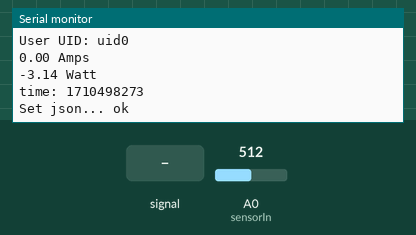
A sketch run on a simulated ESP8266 (NodeMCU). Parts: the last lines printed to the serial monitor. The inputs (shaded band) are chosen by the test bench; at power-on: A0 (sensorIn) = 512. WiFi joins after 1.5 s; servers stay silent unless stated; network time is answered at once with the bench clock; the local clock reads 2024-03-15 10:24:30 at power-on unless the sketch sets it.

Above: at 3.2 s.
3.3 s: A0 (sensorIn) fed a 200 Hz sine of ±81 counts around its level
At 4.6 s:
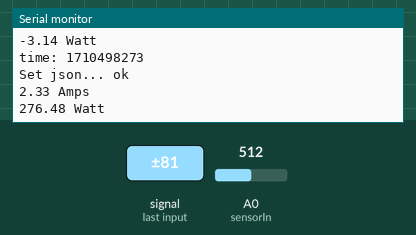
4.8 s: A0 (sensorIn) set to 716
At 5.8 s:
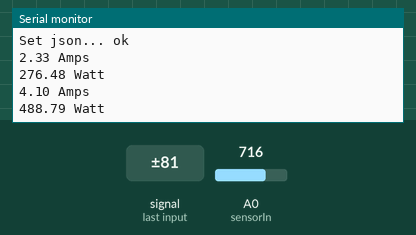
6.3 s: A0 (sensorIn) fed a 1000 Hz sine of ±255 counts around its level
At 7.6 s:
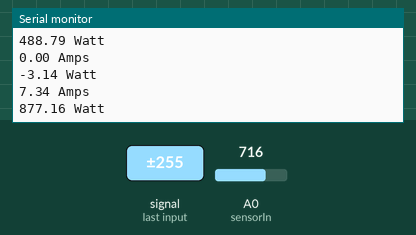
7.8 s: A0 (sensorIn) set to 1010
At 9.0 s:
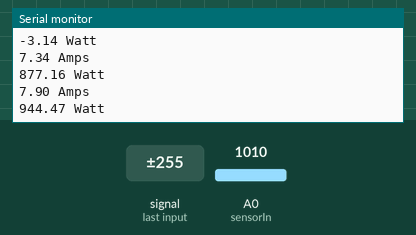
Timing chart, 0 to 10.3 s (numbered marks = the images above; inputs shaded):
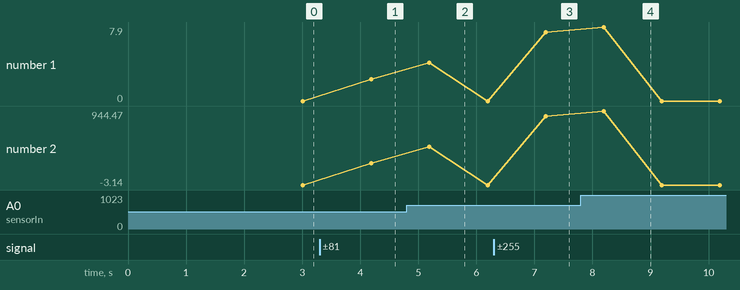

Measured:
- after the input at 3.3 s, the serial monitor: prints a new line after 0.89 s (image 1)
- after the input at 4.8 s, the serial monitor: prints a new line after 0.39 s (image 2)
- after the input at 6.3 s, the serial monitor: prints a new line after 0.89 s (image 3)
- after the input at 7.8 s, the serial monitor: prints a new line after 0.39 s (image 4)
- plotted number 1: 0 → 2.33 after the input at 3.3 s, 0 → 7.34 after the input at 6.3 s
- plotted number 2: -3.14 → 276.48 after the input at 3.3 s, -3.14 → 877.16 after the input at 6.3 s

The sketch:

Monitor_Energia_Firebase.ino
```cpp
#include <Arduino.h>
#include <ESP8266WiFi.h>
#include <Firebase_ESP_Client.h>
#include <NTPClient.h>
#include <WiFiUdp.h>

const int sensorIn = A0;
int mVperAmp = 120; // use 185 for 5A, 100 for 20A Module and 66 for 30A Module
int contconexion = 0;

double Voltage = 0;
double VRMS = 0;
double AmpsRMS = 0;
double Watt = 0;
double Whr = 0;

// Provide the token generation process info.
#include "addons/TokenHelper.h"
// Provide the RTDB payload printing info and other helper functions.
#include "addons/RTDBHelper.h"

// Insert your network credentials
#define WIFI_SSID "Mastero Wifi"
#define WIFI_PASSWORD "mastero101"

// Insert Firebase project API Key
#define API_KEY "AIzaSyARivOf5xIrVPcCuACeT6ZtK3mvT2gWKGM"

// Insert Authorized Email and Corresponding Password
#define USER_EMAIL "1234@gmail.com"
#define USER_PASSWORD "123456"

// Insert RTDB URLefine the RTDB URL
#define DATABASE_URL "https://acs-712-powermeter-default-rtdb.firebaseio.com/"

// Define Firebase objects
FirebaseData fbdo;
FirebaseAuth auth;
FirebaseConfig config;

// Variable to save USER UID
String uid;

// Database main path (to be updated in setup with the user UID)
String databasePath;
// Database child nodes
String tempPath = "/Watt";
String humPath = "/AMP";
String presPath = "/VRMS";
String timePath = "/timestamp";

// Parent Node (to be updated in every loop)
String parentPath;

FirebaseJson json;

// Define NTP Client to get time
WiFiUDP ntpUDP;
NTPClient timeClient(ntpUDP, "pool.ntp.org");

// Variable to save current epoch time
int timestamp;

// Timer variables (send new readings every three minutes)
unsigned long sendDataPrevMillis = 0;
unsigned long timerDelay = 120000;


// Initialize WiFi
void initWiFi() {
  WiFi.begin(WIFI_SSID, WIFI_PASSWORD);
  Serial.print("Connecting to WiFi ..");
  while (WiFi.status() != WL_CONNECTED) {
    Serial.print('.');
    delay(1000);
  }
  Serial.println(WiFi.localIP());
  Serial.println();
}

// Function that gets current epoch time
unsigned long getTime() {
  timeClient.update();
  unsigned long now = timeClient.getEpochTime();
  return now;
}

void setup()
{
pinMode(A0, INPUT);
Serial.begin(115200);
delay(10);

initWiFi();
timeClient.begin();

// Assign the api key (required)
  config.api_key = API_KEY;

  // Assign the user sign in credentials
  auth.user.email = USER_EMAIL;
  auth.user.password = USER_PASSWORD;

  // Assign the RTDB URL (required)
  config.database_url = DATABASE_URL;

  Firebase.reconnectWiFi(true);
  fbdo.setResponseSize(4096);

  // Assign the callback function for the long running token generation task */
  config.token_status_callback = tokenStatusCallback; //see addons/TokenHelper.h

  // Assign the maximum retry of token generation
  config.max_token_generation_retry = 5;

  // Initialize the library with the Firebase authen and config
  Firebase.begin(&config, &auth);

  // Getting the user UID might take a few seconds
  Serial.println("Getting User UID");
  while ((auth.token.uid) == "") {
    Serial.print('.');
    delay(1000);
  }
  // Print user UID
  uid = auth.token.uid.c_str();
  Serial.print("User UID: ");
  Serial.println(uid);

  // Update database path
  databasePath = "/UsersData/" + uid + "/readings";
}

float getVPP()
  {
  float result;

  int readValue; //value read from the sensor
  int maxValue = 0; // store max value here
  int minValue = 1024; // store min value here

  uint32_t start_time = millis();

  while((millis()-start_time) < 1000) //sample for 1 Sec
  {
  readValue = analogRead(sensorIn);
  // see if you have a new maxValue
  if (readValue > maxValue)
  {
  /*record the maximum sensor value*/
  maxValue = readValue;
  }
  if (readValue < minValue)
  {
  /*record the maximum sensor value*/
  minValue = readValue;
  }
  }

  // Subtract min from max
  result = ((maxValue - minValue) * 5)/1024.0;

    return result;
}

void loop() {

    Voltage = getVPP();
    VRMS = (Voltage/2.0) *0.707; // sq root
    AmpsRMS = (VRMS * 1000)/mVperAmp;
    Watt = (120*AmpsRMS)-3.14;
    Whr = Watt/3600;
    float Wattage = (120*AmpsRMS)-5.6; //Observed 18-20 Watt when no load was connected, so substracting offset value to get real consumption.
    Serial.print(AmpsRMS);
    Serial.println(" Amps");
    Serial.print(Watt);
    Serial.println(" Watt ");

        // Send new readings to database
  if (Firebase.ready() && (millis() - sendDataPrevMillis > timerDelay || sendDataPrevMillis == 0)){
    sendDataPrevMillis = millis();

    //Get current timestamp
    timestamp = getTime();
    Serial.print ("time: ");
    Serial.println (timestamp);

    parentPath= databasePath + "/" + String(timestamp);

    json.set(tempPath.c_str(), String(Watt));
    json.set(humPath.c_str(), String(AmpsRMS));
    json.set(presPath.c_str(), String(VRMS));
    json.set(timePath, String(timestamp));
    Serial.printf("Set json... %s\n", Firebase.RTDB.setJSON(&fbdo, parentPath.c_str(), &json) ? "ok" : fbdo.errorReason().c_str());
  }
 }
```
